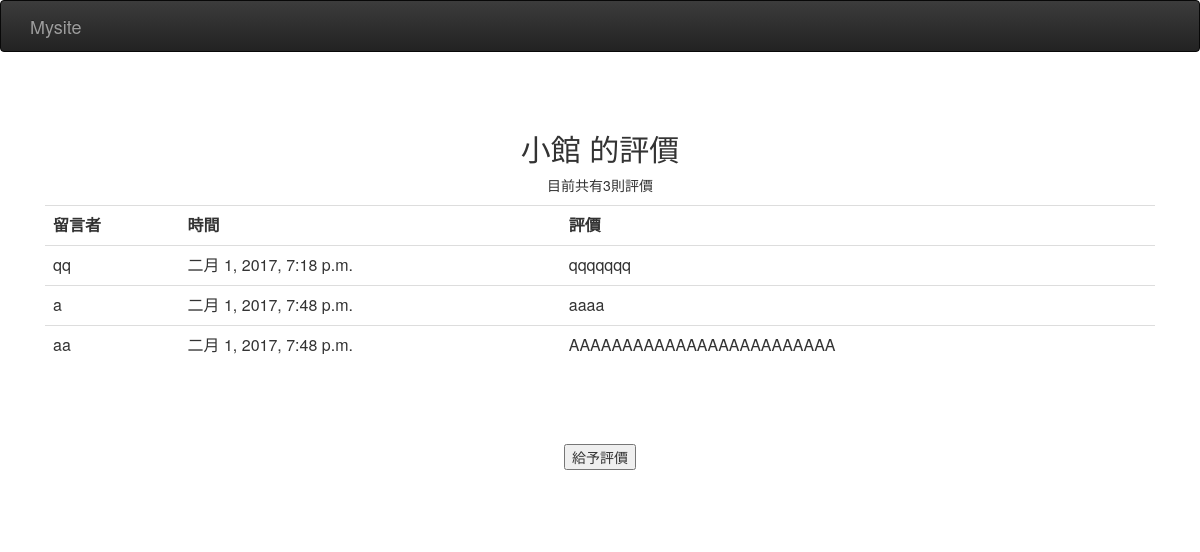
Page /comment/1/ on the earlier database version.
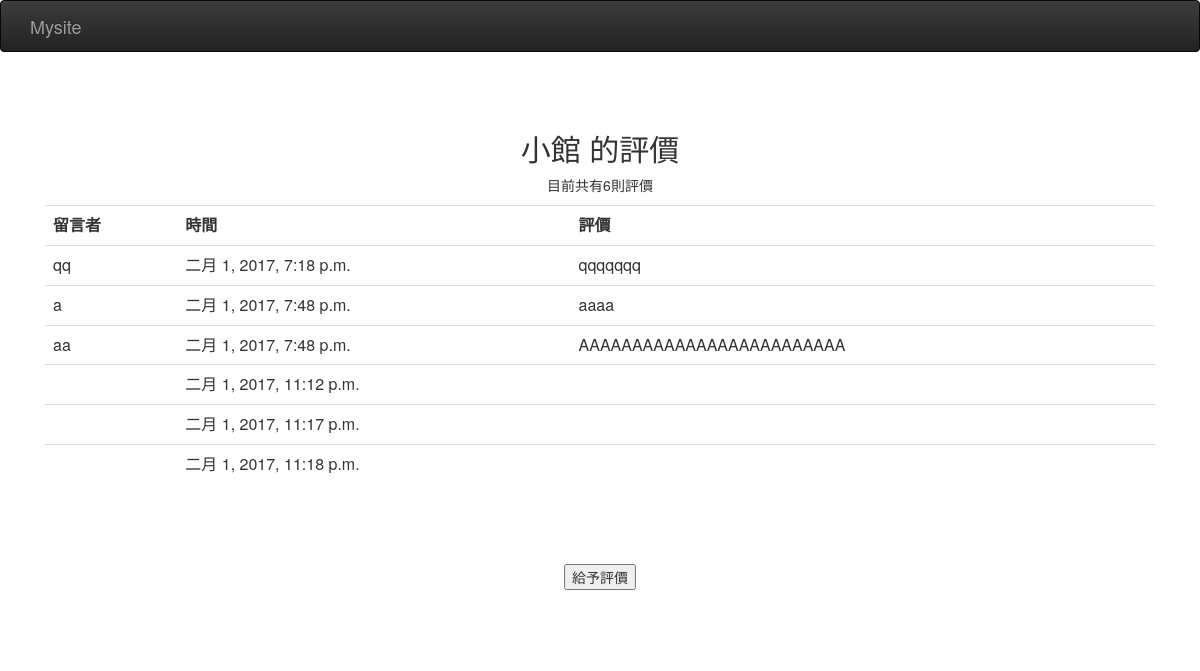
Same page on the later database version.
### restaurants/models.py (models this page shows, shortened)
class Restaurant(models.Model):
    name = models.CharField(max_length=20, verbose_name="名稱")
    phone_number = models.CharField(max_length=15)
    address = models.CharField(max_length=50, blank=True)

class Comment(models.Model):
    content = models.CharField(max_length=255)
    visitor = models.CharField(max_length=255)
    email = models.EmailField(max_length=255)
    date_time = models.DateTimeField()
    restaurant = models.ForeignKey(Restaurant)

### restaurants/views.py (the view, shortened to what this page needs)
# urls.py: url(r'^comment/(\d{1,5})/$', comment),
def comment(request, request_id):
    if request_id:
        r = Restaurant.objects.get(id=request_id)
    else:
        return HttpResponseRedirect('/restaurants_list/')
    return render(request, 'comments.html', locals())

### restaurants/templates/comments.html (shortened to what this page needs)
<html>
    <head>
	<link rel="stylesheet" href="https://maxcdn.bootstrapcdn.com/bootstrap/3.3.1/css/bootstrap.min.css">
	<link rel="stylesheet" href="https://maxcdn.bootstrapcdn.com/bootstrap/3.3.1/css/bootstrap-theme.min.css">
    </head>
    <body>
	    <nav class="navbar navbar-inverse navbar=fixed-top" role="navigation">
		    <div class="container">
			    <div class="navbar-header">
				    <a class="navbar-brand" href="#">Mysite</a>
			    </div>
		    </div>
	    </nav>
	    <div class="container">
		    <div class="menus">
			    <h2>{{ r.name}} 的評價</h2>
			    {% if r.comment_set.all %}
			    <p>目前共有{{r.comment_set.all | length}}則評價</p>
	    <table class="table">
		    <tr>
			    <th>留言者</th>
			    <th>時間</th>
			    <th>評價</th>
		    </tr>
	    	{% for c in r.comment_set.all %}
		    <tr>
			    <td> {{c.visitor}} </td>
			    <td> {{c.date_time}} </td>
			    <td> {{c.content}}</td>
		    </tr>
		    {% endfor %}
	    </table>
	    {% else %}
	    <p>無評價</p>
	    {% endif %}
	    <br/><br/>
	    <form action="" method="post">
	    	<input type="submit" value="給予評價">
	    </form>

### restaurants/templates/comments.html (style rules this page uses)
div.menus { text-align: center; padding: 40px 15px; }

Differences in the rows shown:
computed for Restaurant "小館": comment_set.all|length "3" → "6"
added Comment: date_time "二月 1, 2017, 11:12 p.m."
added Comment: date_time "二月 1, 2017, 11:17 p.m."
added Comment: date_time "二月 1, 2017, 11:18 p.m."
